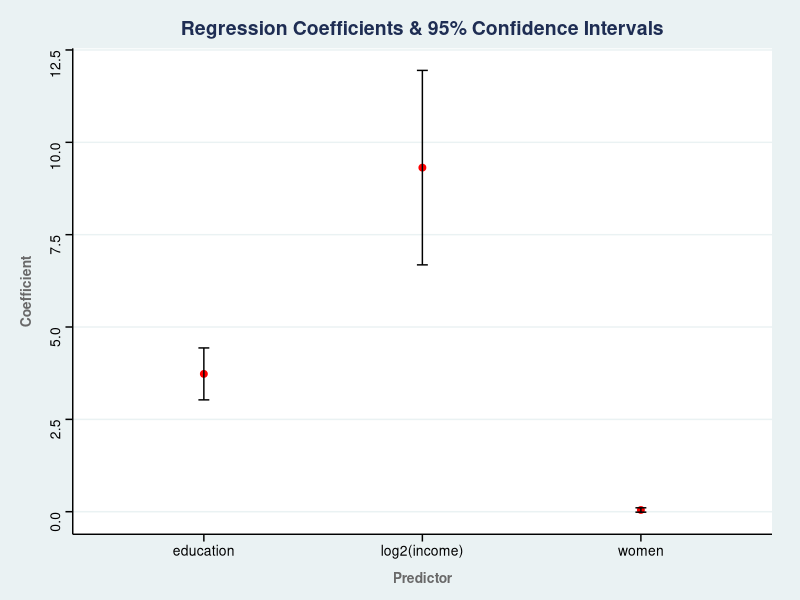
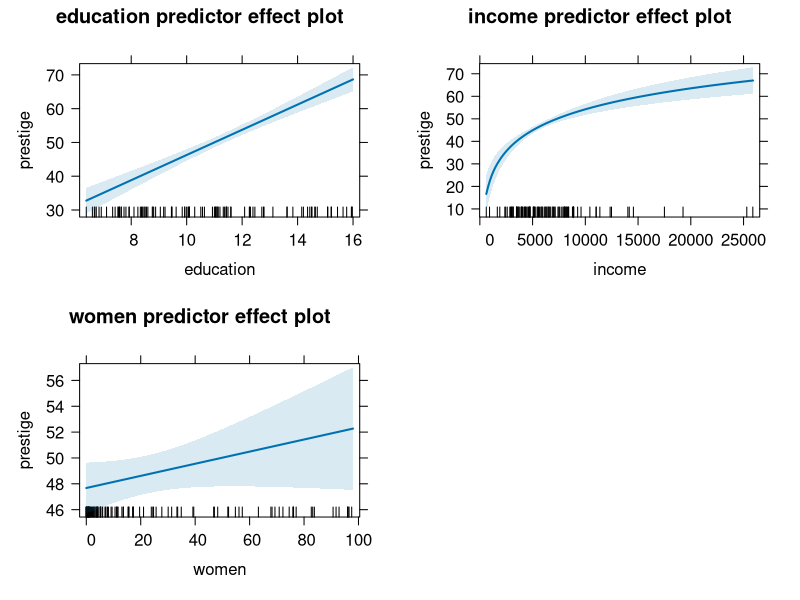
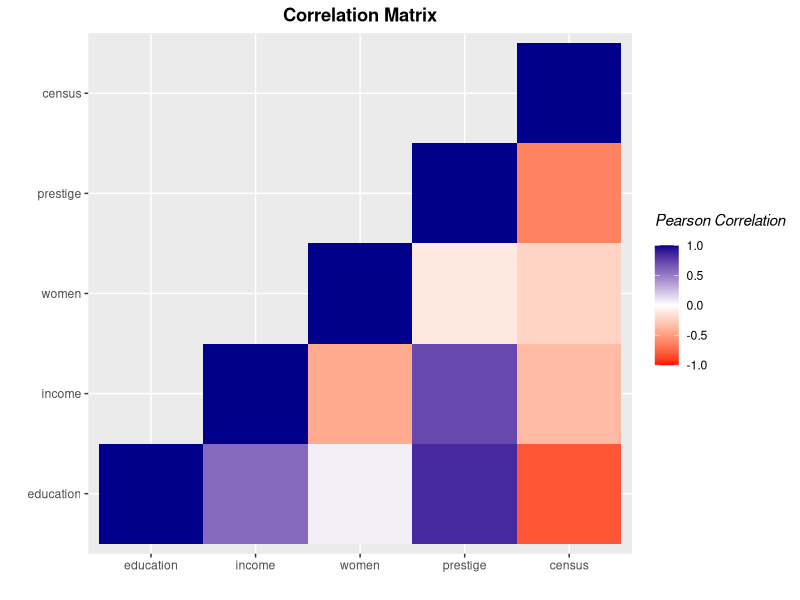

These charts were generated, in order, by the following R code:
library(ggplot2)
library(effects)
library(car)
library(dplyr)
library(reshape2)
library(ggthemes)

df <-
  as.data.frame(read.csv(file="./data/Prestige.csv"))

# Fitting a Linear Model -----------------------------------------------------------------------------------------

fit <-
  lm(formula = prestige ~ education + log2(income) + women, data = df)

# We can look in the summary that the Women Variable is not statistically significant
fit_summary <-
  S(fit)

# Regression Coefficients Plot ------------------------------------------------------------------------------------

# Selecting all the predictors & excluding the intercept
conf_int <- Confint(fit)[-1, ] %>% as.data.frame()

conf_int <- conf_int %>%
  mutate(predictor = row.names(conf_int), .before = Estimate)

row.names(conf_int) <- NULL

names(conf_int) <- c("predictor", "estimate", "lower", "upper")

ggplot(data = conf_int,
       mapping = aes(x = predictor, y = estimate)
) + geom_point(color = "red", size = 2) +
  geom_errorbar(aes(ymin = lower, ymax = upper), width = .05) +
  labs(
    title = "Regression Coefficients & 95% Confidence Intervals",
    x = "Predictor",
    y = "Coefficient"
  ) +
  theme_stata() +
  theme(
    plot.title = element_text(face = "bold", hjust = .5),
    axis.title.x = element_text(face = "bold", vjust = -1,
                                color = "dimgrey"),
    axis.title.y = element_text(face = "bold", vjust = 3,
                                color = "dimgrey"),
  )

# Predictor Effects ---------------------------------------------

plot(predictorEffects(fit))

# Correlation Matrix ---------------------------------------------
correlation_matrix <- cor(Filter(is.numeric, df))
correlation_matrix[upper.tri(correlation_matrix)] <- NA
correlation_matrix <- melt(correlation_matrix, varnames = c("x", "y"), value.name = "pearson", na.rm = T)

ggplot(data = correlation_matrix, mapping = aes(x, y, fill = pearson)) +
  geom_tile() +
  labs(
    title = "Correlation Matrix",
    x = "",
    y = "",
    fill = "Pearson Correlation"
  ) +
  scale_fill_gradient2(low = "red", mid = "white", high = "darkblue",
                 limit = c(-1, 1), breaks = c(-1, -.5, 0, .5, 1)) +
  theme(
    plot.title = element_text(face = "bold", hjust = .5),
    legend.title = element_text(face = "italic",
                                vjust = 3)
  )
